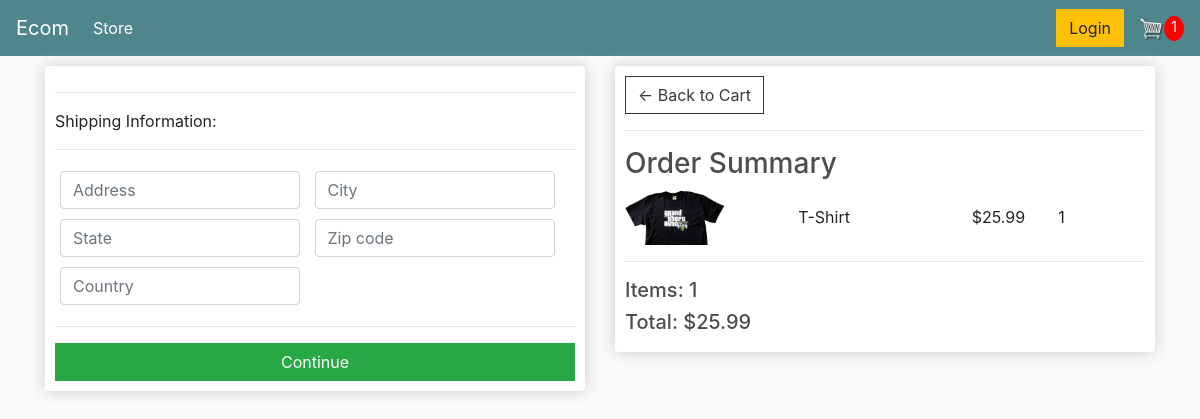
/checkout/ (signed in), run on an earlier commit of the app's database.
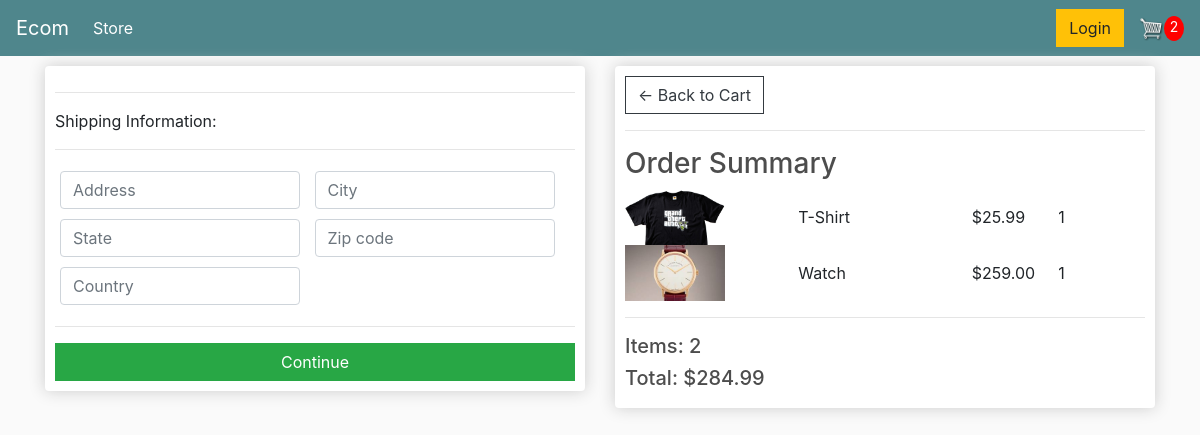
And on a later commit of the database.
### store/models.py (models this page shows, shortened)
class OrderItem(models.Model):
    product = models.ForeignKey(Product,on_delete=models.SET_NULL,blank=True,null=True)
    order = models.ForeignKey(Order,on_delete=models.SET_NULL,blank=True,null=True)
    quantity = models.IntegerField(default=0,null=True,blank=True)
    date_added = models.DateTimeField(auto_now_add=True)
    @property
    def get_total(self):
        total = self.product.price * self.quantity
        return total

class Product(models.Model):
    name = models.CharField(max_length=200, null=True)
    price = models.DecimalField(max_digits=7,decimal_places=2)
    digital = models.BooleanField(default=False,null=True,blank=False)
    image = models.ImageField(null=True,blank=True)
    @property
    def imageURL(self):
        try:
            url = self.image.url
        except:
            url = ''
        return url

class Order(models.Model):
    customer = models.ForeignKey(Customer,on_delete=models.SET_NULL,blank=True,null=True)
    data_ordered = models.DateTimeField(auto_now_add=True)
    complete = models.BooleanField(default=False,null=True,blank=False)
    transaction_id = models.CharField(max_length=200,null=True)
    @property
    def get_cart_total(self):
        orderitems = self.orderitem_set.all()
        total = sum([item.get_total for item in orderitems])
        return total
    @property
    def get_cart_items(self):
        orderitems = self.orderitem_set.all()
        total = sum([item.quantity for item in orderitems])
        return total
    @property
    def shipping(self):
        shipping = False
        orderitems = self.orderitem_set.all()
        for i in orderitems:
            if i.product.digital == False:
                shipping = True
        return shipping

### store/views.py (the view)
# urls.py: path('checkout/', views.checkout, name="checkout"),
def checkout(request):
	data = cartData(request)
	cartItems = data['cartItems']
	order = data['order']
	items = data['items']
	context = {'items':items,'order':order,'cartItems':cartItems}
	return render(request, 'store/checkout.html', context)

### store/utils.py (called while the page is built)
def cartData(request):
    if request.user.is_authenticated:
        customer = request.user.customer
        order,created = Order.objects.get_or_create(customer=customer,complete=False)
        items = order.orderitem_set.all()
        cartItems = order.get_cart_items
    else:
        cookieData = cookieCart(request)
        cartItems = cookieData['cartItems']
        order = cookieData['order']
        items = cookieData['items']
    return {'cartItems':cartItems,'order':order,'items':items}

### store/templates/store/Checkout.html (shortened to what this page needs)
{% extends 'store/main.html' %}
{% load static %}
{% block content %}
     <div class="row">
		<div class="col-lg-6">
			<div class="box-element" style="padding:10px;" id="form-wrapper">
				<form id="form">
					<div id="shipping-info">
						<hr>
						<p>Shipping Information:</p>
						<hr>
						<div class="form-field">
							<input class="form-control" type="text" name="address" placeholder="Address">
						</div>
						<div class="form-field">
							<input class="form-control" type="text" name="city" placeholder="City">
						</div>
						<div class="form-field">
							<input class="form-control" type="text" name="state" placeholder="State">
						</div>
						<div class="form-field">
							<input class="form-control" type="text" name="zipcode" placeholder="Zip code">
						</div>
						<div class="form-field">
							<input class="form-control" type="text" name="country" placeholder="Country">
						</div>
					</div>
					<hr>
					<input id="form-button" class="btn btn-success btn-block" type="submit" value="Continue">
				</form>
			</div>
			<br>
		</div>
		<div class="col-lg-6">
			<div class="box-element" style="padding:10px;">
				<a  class="btn btn-outline-dark" href="{% url 'cart' %}">&#x2190; Back to Cart</a>
				<hr>
				<h3>Order Summary</h3>
				{% for item in items %}
				<div class="cart-row">
					<div style="flex:2"><img class="row-image" src="{{item.product.imageURL}}"></div>
					<div style="flex:2"><p>{{item.product.name}}</p></div>
					<div style="flex:1"><p>${{item.product.price}}</p></div>
					<div style="flex:1"><p>{{item.quantity}}</p></div>
				</div>
				{% endfor %}
                <hr>
				<h5>Items: {{order.get_cart_items}}</h5>
				<h5>Total: ${{order.get_cart_total|floatformat:2}}</h5>
			</div>
		</div>
	</div>
{% endblock content %}

What changed in the data, as far as the page shows it:
added OrderItem: product.imageURL (picture), product.name "Watch", product.price "259.00", quantity "1"
changed Order: get_cart_items "1" → "2"; get_cart_total "25.99" → "284.99"
Also different on the page:
{{ cartItems }}: "1" → "2"
